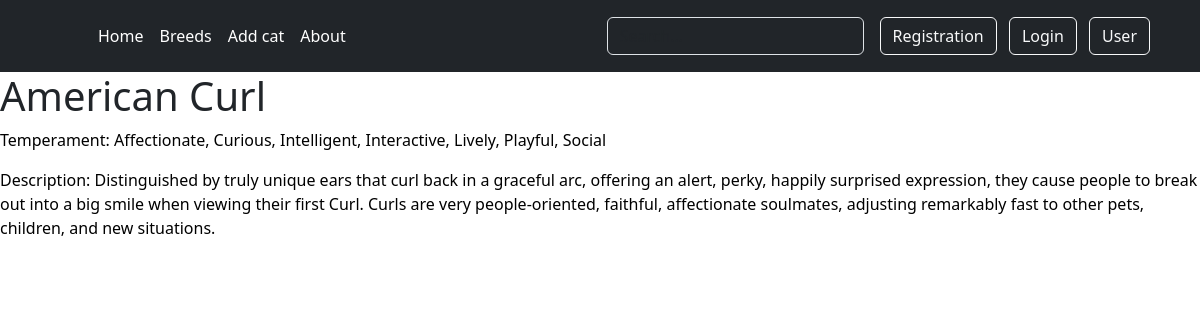
The page /cat_detail/5/ on the database its author committed.
### about/models.py (models this page shows)
class Cat(models.Model):
    abb = models.CharField(max_length=4)
    name = models.CharField(max_length=30, verbose_name='Breed')
    temperament = models.CharField(max_length=150, verbose_name='Temperament')
    description = models.CharField(max_length=350, verbose_name='Description')
    wikipedia_url = models.CharField(max_length=150, verbose_name='Url')
    image = models.ImageField(upload_to='cat_images/', default='Aegean_Island_Cat.jpg')

### about/views.py (the view)
# urls.py: path('cat_detail/<int:cat_id>/', views.card_of_cat,name='cat_detail')
def card_of_cat(request, cat_id):
    cat = get_object_or_404(Cat, id=cat_id)
    return render(request, 'about/cat_detail.html', {'cat': cat})

### templates/about/cat_detail.html (shortened to what this page needs)
{% extends 'base.html' %}
{% block content %}
<h1>{{ cat.name }}</h1>
<p>Temperament: {{ cat.temperament }}</p>
<p>Description: {{ cat.description }}</p>
{% endblock %}

### templates/base.html (style rules this page uses)
p { color:black; }

### rows shown on the page
Cat: name "American Curl", temperament "Affectionate, Curious, Intelligent, Interactive, Lively, Playful, Social", description "Distinguished by truly unique ears that curl back in a graceful arc, offering an alert, perky, happily surprised expression, they cause people to break out into a big smile when viewing their first Curl. Curls are very people-oriented, faithful, affectionate soulmates, adjusting remarkably fast to other pets, children, and new situations."
